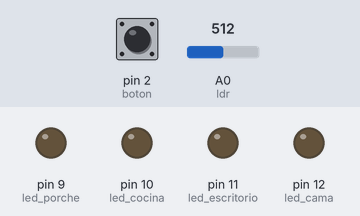
Simulated run of this sketch. Board: Arduino Uno, built with avr-gcc and run on an emulated ATmega328P. Parts: output pins drawn as LEDs (lit = HIGH). The test bench sets the inputs (shaded band); at power-on: A0 (ldr) = 512, pin 2 (boton) LOW.

Above: at 1.2 s.
1.3 s: A0 (ldr) set to 212
2.8 s: A0 (ldr) set to 191
At 3.8 s:
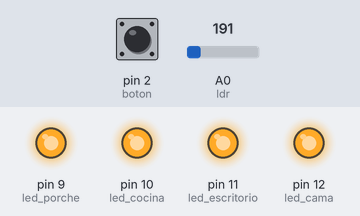
4.3 s: A0 (ldr) set to 210
At 4.9 s:
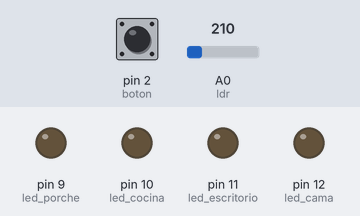
5.8 s: A0 (ldr) set to 190
At 6.1 s:
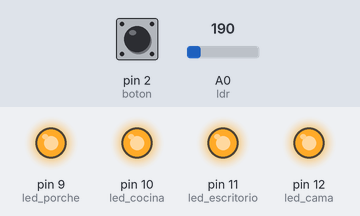
Timing chart, 0 to 8.3 s (numbered marks = the images above; inputs shaded):
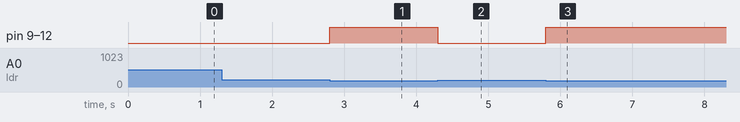

The sketch:

casa_domotica_1.ino
```cpp
/* Autor : Santiago Ventura Gomez . 2017
Curso Experto Universitario en Robótica , Programación e Impresión 3D
Asignatura : Robótica
Profesor : Alberto Valero
Actividad 1 : Construcción de una Casa Domótica Fase I
*/
/*
Objetivo : Primera Parte de la Construcción de una Casa Domótica . En esta fase pretendemos implementar un programa que encienda / apague las luces de la casa
de forma automática según la luz recibida por el sensor ldr , y/o de forma manual mediante la pulsación de un botón
*/
/* La casa dispone en esta primera fase , de la siguiente iluminación :

*  Dormitorio planta superior : led_cama ( PIN No. 12 ) , led_escritorio ( PIN No. 11 )
*  Modulo_Entrada , planta inferior : led_cocina ( PIN No. 10 )
*  Porche de la entrada , zona jardín : led_porche ( PIN No. 9 )
*/
/*
Descripción de la Máquina :

Estados :
* S0 : Luces Apagadas + DIA
* S1 : Luces Apagadas + NOCHE
* S2 : Luces Encendidas + DIA
* S3 : Luces Encendidas + NOCHE

Eventos  :
* E0 : Boton pulsar y soltar
* E1 : Nivel de Luz Ambiente >= 200
* E2 : Nivel de lUz Ambiente <  200
*/

/*
NOTA : Por la construcción de nuestro sistema , no podremos nunca mantener más de 24 horas seguidas
        encendidas las luces porque el sistema automático las apaga al llegar el día si no se pulsa
        el botón .También hay que tener en cuenta que en caso de ausencia prolongada de la casa , se
        producirían gastos innecesarios de luz
*/


/***   Global variables and function definition  ***/

int estado = 0;                  // Variable que guarda el estado de mi máquina
const int led_cama = 12;         //Pin al que conectamos el Led del dormitorio , zona cama
const int led_escritorio = 11;  //Pin al que conectamos el Led del dormitorio , zona escritorio
const int led_cocina = 10;      //Pin al que conectamos el led de la entrada , zona cocina
const int led_porche = 9;       //Pin al que conectamos el led del jardin , zona porche
const int boton = 2;            //Pin al que conectamos el botón pulsador que controla el encendido-apagado de los leds
const int ldr = A0;             // Pin analógico al que conectamos el sensor de luz


/***   Setup  ***/

void setup(){

pinMode(led_cama, OUTPUT);         // Declaramos led_cama como salida
pinMode(led_escritorio, OUTPUT);   // Declaramos led_escritorio como salida
pinMode(led_cocina, OUTPUT);       // Declaramos led_cocina como salida
pinMode(led_porche, OUTPUT);       // Declaramos led_porche como salida
pinMode(boton, INPUT);             // Declaramos boton como entrada
pinMode(ldr, INPUT);               // Declaramos ldr como entrada

/*
Iniciamos el programa colocando a la máquina en estado S0 : Todos los leds apagados
*/
digitalWrite(led_cama,LOW);            // Apagamos la luz de la cama
digitalWrite(led_escritorio,LOW);      // Apagamos la luz del escritorio
digitalWrite(led_cocina,LOW);          // Apagamos la luz de la cocina
digitalWrite(led_porche,LOW);          // Apagamos la luz del porche

}


/***   Loop  ***/

void loop(){

/*****        Programacion de la LOGICA DE LA MAQUINA DE ESTADOS     *****/

if (estado == 0 && digitalRead(boton) == 1){  // Si estado = 0 y pulsamos el boton ...
  while (digitalRead(boton) == 1){  // Bucle para evitar efecto rebote del boton
    delay(10);
    }
  estado = 2;  // Cambiamos a estado = 2
  }
else if ( estado == 0 && analogRead(ldr) < 200){  // Si estado = 0 y se hace de noche ....
  estado = 3;  // Cambiamos a estado = 3
  }
else if (estado == 1 && digitalRead(boton) == 1){  // Si estado = 1 y pulsamos el boton ...
  while (digitalRead(boton) == 1){  // Bucle para evitar efecto rebote del boton
    delay(10);
    }
  estado = 3;  // Cambiamos a estado = 3
  }
else if (estado == 1 && analogRead(ldr) >= 200){  // Si estado = 1 y se hace de dia ...
  estado = 0;  // Cambiamos a estado = 0
  }
else if (estado == 2 && digitalRead(boton) == 1){  // Si estado = 2 y pulsamos el boton ...
  while (digitalRead(boton) == 1){  // Bucle para evitar efecto rebote del boton
    delay(10);
    }
  estado = 0;  // Cambiamos a estado = 0
  }
else if ( estado == 2 && analogRead(ldr) < 200){  // Si estado = 2 y se hace de noche ...
  estado = 3;  // Cambiamos a estado = 3
  }
else if (estado == 3 && digitalRead(boton) == 1){  // Si estado = 3 y pulsamos el boton ...
  while (digitalRead(boton) == 1){  // Bucle para evitar efecto rebote del boton
    delay(10);
    }
  estado = 1;  // Cambiamos a estado = 1
  }
else if (estado == 3 && analogRead(ldr) >= 200){  // Si estado = 3 y se hace de día ...
  estado = 0;  // Cambiamos a estado = 0
  }

 /*****  FIN DE LA PROGRAMACION DE LA LOGICA DE LA MAQUINA DE ESTADOS  *****/


 /*****  COMIENZO DE LA PROGRAMACION DE LAS ACCIONES DE LA MAQUINA DE ESTADOS  *****/

 if (estado == 0){
    digitalWrite(led_cama,LOW);           // Apagamos la luz de la cama
    digitalWrite(led_escritorio,LOW);     // Apagamos la luz del escritorio
    digitalWrite(led_cocina,LOW);         // Apagamos la luz de la cocina
    digitalWrite(led_porche,LOW);         // Apagamos la luz del porche
 }
 else if (estado == 1){
    digitalWrite(led_cama,LOW);           // Apagamos la luz de la cama
    digitalWrite(led_escritorio,LOW);     // Apagamos la luz del escritorio
    digitalWrite(led_cocina,LOW);         // Apagamos la luz de la cocina
    digitalWrite(led_porche,LOW);         // Apagamos la luz del porche
 }
 else if (estado == 2){
    digitalWrite(led_cama,HIGH);           // Encendemos la luz de la cama
    digitalWrite(led_escritorio,HIGH);     // Encendemos la luz del escritorio
    digitalWrite(led_cocina,HIGH);         // Encendemos la luz de la cocina
    digitalWrite(led_porche,HIGH);         // Encendemos la luz del porche
 }
 else if (estado == 3){
    digitalWrite(led_cama,HIGH);           // Encendemos la luz de la cama
    digitalWrite(led_escritorio,HIGH);     // Encendemos la luz del escritorio
    digitalWrite(led_cocina,HIGH);         // Encendemos la luz de la cocina
    digitalWrite(led_porche,HIGH);         // Encendemos la luz del porche
 }

 /*****  FIN DE LA PROGRAMACION DE LAS ACCIONES DE LA MAQUINA DE ESTADOS  *****/

/***********************      Fin del Programa       **************************/

}
```

Measured:
- the behaviour switches between 200 and 199 on A0 (ldr) (found by bisection; images 0 and 1)
- after the input at 1.3 s, every drawn part: stays the same
- after the input at 2.8 s, pin 9 (led_porche), pin 10 (led_cocina), pin 11 (led_escritorio), pin 12 (led_cama): LOW → HIGH at once
- after the input at 4.3 s, pin 9 (led_porche), pin 10 (led_cocina), pin 11 (led_escritorio), pin 12 (led_cama): HIGH → LOW at once
- after the input at 5.8 s, pin 9 (led_porche), pin 10 (led_cocina), pin 11 (led_escritorio), pin 12 (led_cama): LOW → HIGH at once
